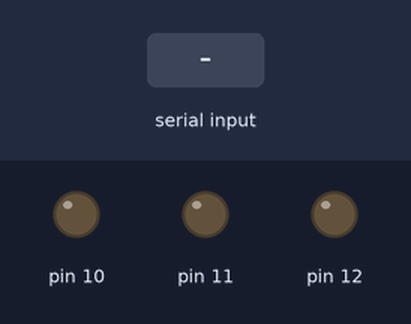
A sketch run on a simulated Arduino Uno, built with avr-gcc and run on an emulated ATmega328P. On the bench: output pins drawn as LEDs (lit = HIGH). The test bench sets the inputs (shaded band).

Above: at 1.2 s.
1.3 s: "g" received over Serial
At 2.5 s:
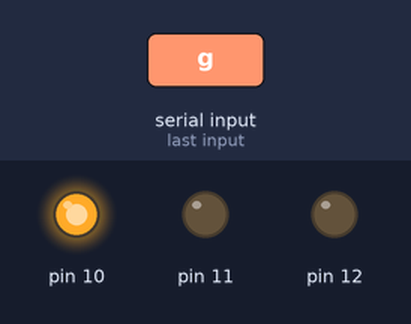
2.8 s: "r" received over Serial
At 3.9 s:
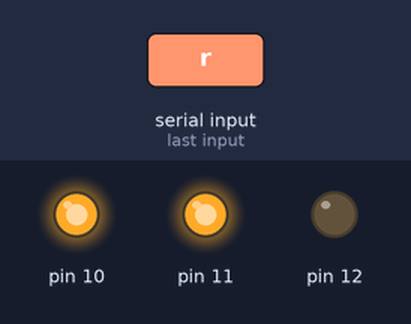
4.3 s: "b" received over Serial
At 5.0 s:
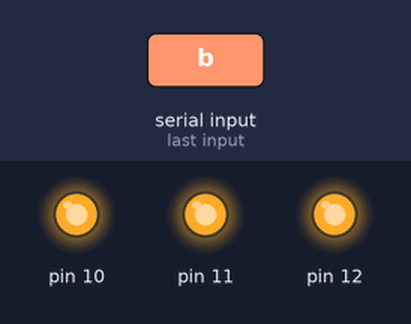
5.8 s: "f" received over Serial
At 6.2 s:
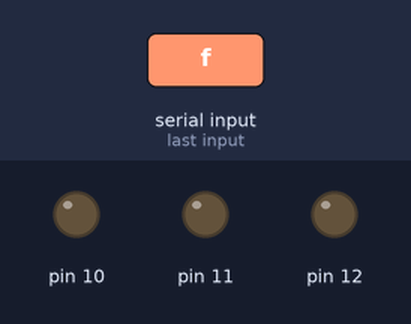
7.3 s: "r" received over Serial
At 8.5 s:
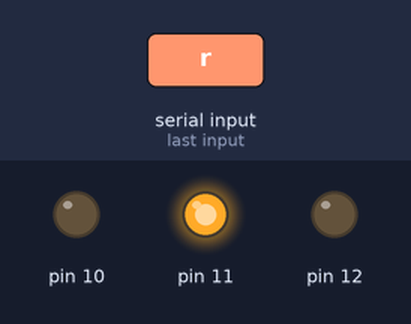
8.8 s: "b" received over Serial
At 9.6 s:
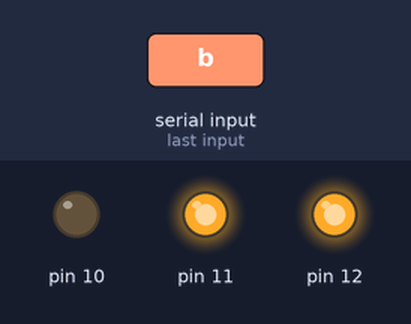
Timing chart, 0 to 11.3 s (numbered marks = the images above; inputs shaded):
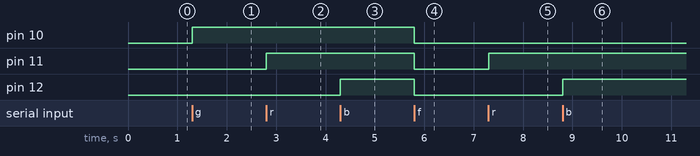

The sketch:

ledonoff.ino
```cpp
void setup() {

  pinMode(10, OUTPUT);
  pinMode(11, OUTPUT);
  pinMode(12, OUTPUT);

  Serial.begin(9600);
}

void loop() {

  if (Serial.available()) {

    char val = Serial.read();

    if (val == 'g') {
      digitalWrite(10, HIGH);
    }

    if (val == 'r') {
      digitalWrite(11, HIGH);
    }

    if (val == 'b') {
      digitalWrite(12, HIGH);
    }

    if (val == 'f') {
      digitalWrite(10, LOW);
      digitalWrite(11, LOW);
      digitalWrite(12, LOW);


    }
  }
}
```

Measured:
- after the input at 1.3 s, pin 10: LOW → HIGH at once
- after the input at 2.8 s, pin 11: LOW → HIGH at once
- after the input at 4.3 s, pin 12: LOW → HIGH at once
- after the input at 5.8 s, pin 10–12: HIGH → LOW at once
- after the input at 7.3 s, pin 11: LOW → HIGH at once
- after the input at 8.8 s, pin 12: LOW → HIGH at once
